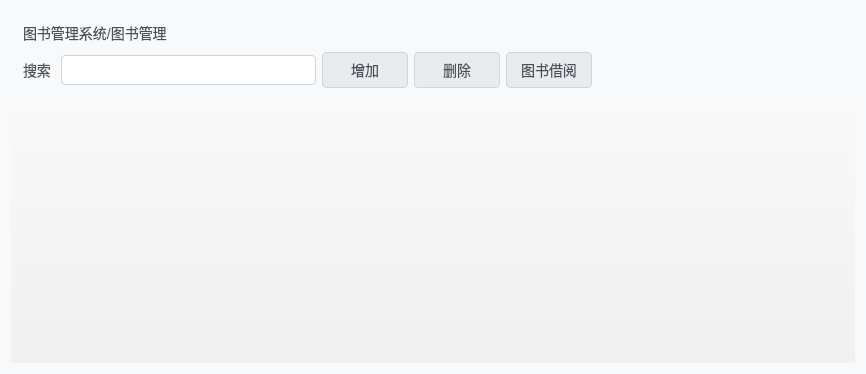
<?xml version="1.0" encoding="UTF-8"?>
<ui version="4.0">
 <class>CellBookManagement</class>
 <widget class="QWidget" name="CellBookManagement">
  <property name="geometry">
   <rect>
    <x>0</x>
    <y>0</y>
    <width>866</width>
    <height>374</height>
   </rect>
  </property>
  <property name="windowTitle">
   <string>Form</string>
  </property>
  <property name="styleSheet">
   <string notr="true">/* ======================
   基础界面元素样式定义
   ====================== */

/* 1. 主窗口及基础容器样式 */
QMainWindow, QWidget, QDialog {
    background-color: #f8f9fa; /* 柔和的浅灰色背景 */
    color: #212529;           /* 深灰色文字，提高可读性 */
    font-family: &quot;Segoe UI&quot;, &quot;Microsoft YaHei&quot;, sans-serif; /* 跨平台字体设置 */
}

/* 2. 基础控件默认样式 */
QLineEdit, QComboBox {
    background-color: #ffffff;
    color: #495057;
    border: 1px solid #ced4da;
    border-radius: 4px;
    padding: 5px 8px;
    font-size: 14px;
}
/* 单独设置的 QLabel 样式 */
QLabel {
    background-color: transparent;  /* 标签通常不需要背景色 */
    color: #495057;
    border: none;  /* 去除标签边框 */
    padding: 2px 0;  /* 减少标签内边距 */
    font-size: 14px;
}

/* 为特定标签保留边框（如图片中的标题标签） */
QLabel#titleLabel {
    background-color: #ffffff;
    border: 1px solid #ced4da;
    border-radius: 4px;
    padding: 5px 8px;
}

/* ======================
   按钮样式增强
   ====================== */
QPushButton {
    background-color: #e9ecef;
    color: #495057;
    border: 1px solid #ced4da;
    border-radius: 4px;
    padding: 6px 12px;
    font-size: 14px;
    min-width: 60px;
    transition: all 0.2s ease;
}

QPushButton:hover {
    background-color: #dee2e6;
    border-color: #adb5bd;
}

QPushButton:pressed {
    background-color: #ced4da;
    border-color: #6c757d;
}

/* 主要操作按钮样式 */
#importBtn, #deleteBtn {
    background-color: #0d6efd;
    color: white;
    border: 1px solid #0d6efd;
}

#importBtn:hover, #deleteBtn:hover {
    background-color: #0b5ed7;
    border-color: #0a58ca;
}

#importBtn:pressed, #deleteBtn:pressed {
    background-color: #0a58ca;
    border-color: #084298;
}

/* ======================
   表格视图样式
   ====================== */
QTableView {
    background-color: #ffffff;
    border: 1px solid #dee2e6;
    gridline-color: #e9ecef;
    alternate-background-color: #f8f9fa;
    selection-background-color: #e2f0fd;
    selection-color: #212529;
    font-size: 13px;
}

QHeaderView::section {
    background-color: #f1f3f5;
    padding: 6px;
    border: 1px solid #dee2e6;
    font-weight: 500;
}

/* ======================
   滚动条样式美化
   ====================== */
QScrollBar:vertical {
    width: 12px;
    background: transparent;
}

QScrollBar::handle:vertical {
    background: #adb5bd;
    min-height: 20px;
    border-radius: 6px;
}

QScrollBar::add-line:vertical, QScrollBar::sub-line:vertical {
    height: 0px;
}

QScrollBar::add-page:vertical, QScrollBar::sub-page:vertical {
    background: transparent;
}

/* ======================
   搜索区域样式
   ====================== */
#searchBarWidget {
    background-color: #f1f3f5;
    border-bottom: 1px solid #dee2e6;
    padding: 8px;
}

#searchLineEdit {
    border: 1px solid #ced4da;
    border-radius: 16px;
    padding: 6px 15px;
    background-color: #ffffff;
    font-size: 14px;
}

/* ======================
   状态提示样式
   ====================== */
QStatusBar {
    background-color: #f1f3f5;
    color: #6c757d;
    border-top: 1px solid #dee2e6;
    font-size: 12px;
}

/* ======================
   禁用状态样式
   ====================== */
QPushButton:disabled, QLineEdit:disabled {
    background-color: #e9ecef;
    color: #adb5bd;
    border-color: #dee2e6;
}</string>
  </property>
  <layout class="QGridLayout" name="gridLayout_2">
   <item row="2" column="0">
    <widget class="QTableView" name="tableView_2">
     <property name="styleSheet">
      <string notr="true">/* ======================
   表格整体样式增强版
   ====================== */
QTableView {
    /* 渐变背景色，增加层次感 */
    background: qlineargradient(x1:0, y1:0, x2:0, y2:1, stop:0 #f9f9f9, stop:1 #f0f0f0);
    border: none;
    /* 更精细的网格线 */
    gridline-color: rgba(0, 0, 0, 0.05);
    font: 13px &quot;Segoe UI&quot;, &quot;Microsoft YaHei&quot;, sans-serif;
    /* 平滑滚动 */
    padding: 1px;
    outline: none; /* 移除焦点边框 */
}

/* ======================
   表头样式增强版
   ====================== */
QHeaderView {
    background: transparent;
    border: none;
    margin: 0;
    padding: 0;
}

QHeaderView::section {
    /* 现代扁平化表头 */
    background-color: #ffffff;
    color: #4a4a4a;
    border: none;
    border-bottom: 2px solid #e0e0e0;
    border-right: 1px solid #f0f0f0;
    padding: 10px 12px;
    font-weight: 600;
    font-size: 12px;
    text-transform: uppercase;
    letter-spacing: 0.5px;
}

/* 表头悬停效果 */
QHeaderView::section:hover {
    background-color: #f8f8f8;
}

/* 表头按下效果 */
QHeaderView::section:pressed {
    background-color: #f0f0f0;
}

/* 移除最后一列的右边框 */
QHeaderView::section:last {
    border-right: none;
}

/* ======================
   单元格样式增强版
   ====================== */
QTableView::item {
    background-color: #ffffff;
    color: #333333;
    padding: 10px 12px;
    border: none;
    border-bottom: 1px solid #f5f5f5;
}

/* 单元格悬停效果 */
QTableView::item:hover {
    background-color: #f9f9f9;
}

/* ======================
   选中行样式增强版
   ====================== */
QTableView::item:selected {
    /* 渐变选中效果 */
    background: qlineargradient(x1:0, y1:0, x2:0, y2:1, stop:0 #e3f2fd, stop:1 #bbdefb);
    color: #1565c0;
    border-bottom: 1px solid #e3f2fd;
}

/* 选中行第一列特殊样式 */
QTableView::item:selected:first {
    border-left: 3px solid #2196f3;
}

/* ======================
   斑马纹效果增强版
   ====================== */
QTableView::item:alternate {
    background-color: #fafafa;
}

/* ======================
   特殊列样式
   ====================== */
/* 第一列加粗 */
QTableView::item[row=&quot;0&quot;] {
    font-weight: 500;
}

/* 最后一列右对齐 */
QTableView::item[column=&quot;last&quot;] {
    text-align: right;
}

/* ======================
   滚动条美化
   ====================== */
QTableView QScrollBar:vertical {
    width: 10px;
    background: transparent;
}

QTableView QScrollBar::handle:vertical {
    background: rgba(0, 0, 0, 0.15);
    border-radius: 5px;
    min-height: 30px;
}

QTableView QScrollBar::add-page:vertical, 
QTableView QScrollBar::sub-page:vertical {
    background: transparent;
}

/* ======================
   角部件样式
   ====================== */
QTableView QTableCornerButton::section {
    background-color: #ffffff;
    border: none;
    border-bottom: 2px solid #e0e0e0;
}</string>
     </property>
    </widget>
   </item>
   <item row="1" column="0">
    <widget class="QWidget" name="widget" native="true">
     <layout class="QGridLayout" name="gridLayout">
      <item row="0" column="0" colspan="2">
       <widget class="QLabel" name="label_2">
        <property name="text">
         <string>图书管理系统/图书管理</string>
        </property>
       </widget>
      </item>
      <item row="1" column="4">
       <widget class="QPushButton" name="BookBorrowButton">
        <property name="minimumSize">
         <size>
          <width>86</width>
          <height>0</height>
         </size>
        </property>
        <property name="text">
         <string>图书借阅</string>
        </property>
       </widget>
      </item>
      <item row="1" column="0">
       <widget class="QLabel" name="label">
        <property name="text">
         <string>搜索</string>
        </property>
       </widget>
      </item>
      <item row="1" column="2">
       <widget class="QPushButton" name="BookAddButton">
        <property name="minimumSize">
         <size>
          <width>86</width>
          <height>0</height>
         </size>
        </property>
        <property name="text">
         <string>增加</string>
        </property>
       </widget>
      </item>
      <item row="1" column="3">
       <widget class="QPushButton" name="BookDeleteButton">
        <property name="minimumSize">
         <size>
          <width>86</width>
          <height>0</height>
         </size>
        </property>
        <property name="text">
         <string>删除</string>
        </property>
       </widget>
      </item>
      <item row="1" column="5">
       <spacer name="horizontalSpacer">
        <property name="orientation">
         <enum>Qt::Orientation::Horizontal</enum>
        </property>
        <property name="sizeHint" stdset="0">
         <size>
          <width>129</width>
          <height>20</height>
         </size>
        </property>
       </spacer>
      </item>
      <item row="1" column="1">
       <widget class="QLineEdit" name="lineEdit">
        <property name="minimumSize">
         <size>
          <width>200</width>
          <height>0</height>
         </size>
        </property>
       </widget>
      </item>
     </layout>
    </widget>
   </item>
  </layout>
 </widget>
 <resources/>
 <connections/>
</ui>
